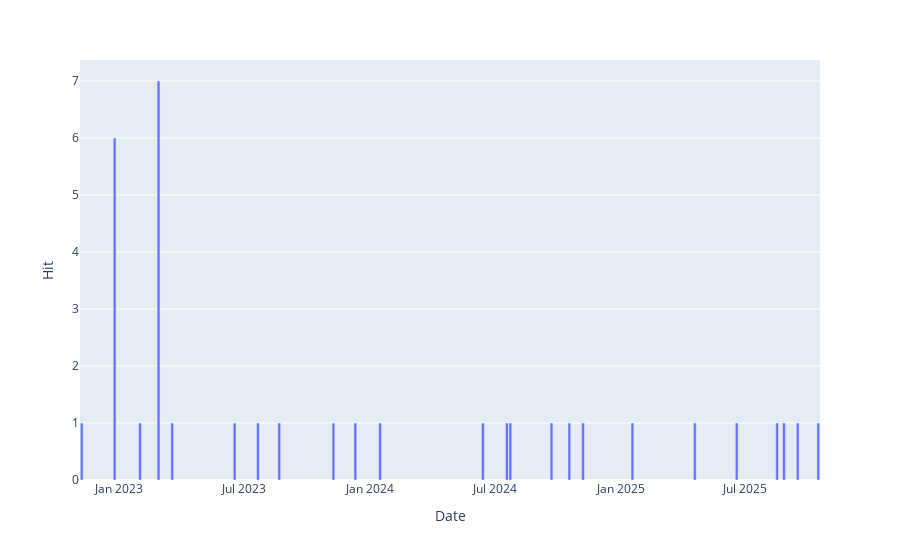

Write notebook code for a chart like this one.
### Code cell
fig = px.bar(good, x='Date', y='Hit')
fig.show()

### Figure 1 — Plotly figure (JSON) as saved in the notebook; plotly's stock layout.template omitted (floating-point values rounded to 4 significant figures)
{"data": [{"alignmentgroup": "True", "hovertemplate": "Date=%{x}<br>Hit=%{y}<extra></extra>", "legendgroup": "", "marker": {"color": "#636efa", "pattern": {"shape": ""}}, "name": "", "offsetgroup": "", "orientation": "v", "showlegend": false, "textposition": "auto", "type": "bar", "x": ["2022-11-07T00:00:00", "2022-12-25T00:00:00", "2023-01-31T00:00:00", "2023-02-27T00:00:00", "2023-03-19T00:00:00", "2023-06-18T00:00:00", "2023-07-22T00:00:00", "2023-08-22T00:00:00", "2023-11-09T00:00:00", "2023-12-11T00:00:00", "2024-01-16T00:00:00", "2024-06-14T00:00:00", "2024-07-19T00:00:00", "2024-07-24T00:00:00", "2024-09-22T00:00:00", "2024-10-18T00:00:00", "2024-11-07T00:00:00", "2025-01-18T00:00:00", "2025-04-19T00:00:00", "2025-06-19T00:00:00", "2025-08-17T00:00:00", "2025-08-27T00:00:00", "2025-09-16T00:00:00", "2025-10-16T00:00:00"], "xaxis": "x", "y": [1, 6, 1, 7, 1, 1, 1, 1, 1, 1, 1, 1, 1, 1, 1, 1, 1, 1, 1, 1, 1, 1, 1, 1], "yaxis": "y"}], "layout": {"barmode": "relative", "legend": {"tracegroupgap": 0}, "margin": {"t": 60}, "xaxis": {"anchor": "y", "domain": [0, 1], "title": {"text": "Date"}}, "yaxis": {"anchor": "x", "domain": [0, 1], "title": {"text": "Hit"}}}}
